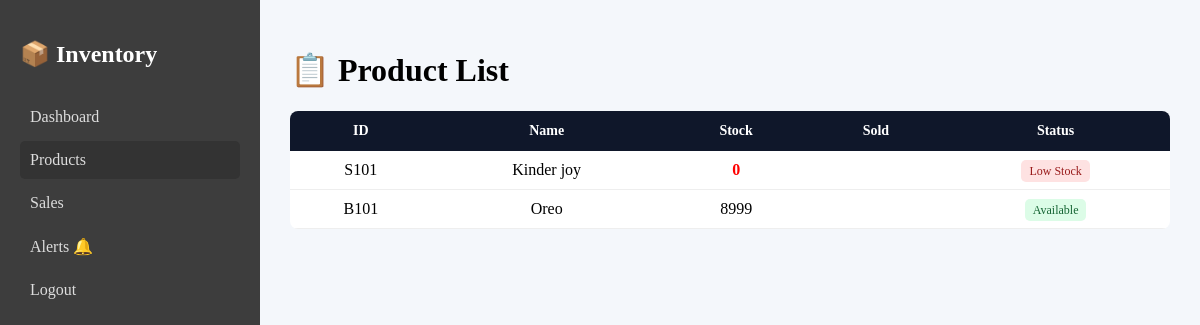
The page /products/ (signed in) on the database as committed earlier.
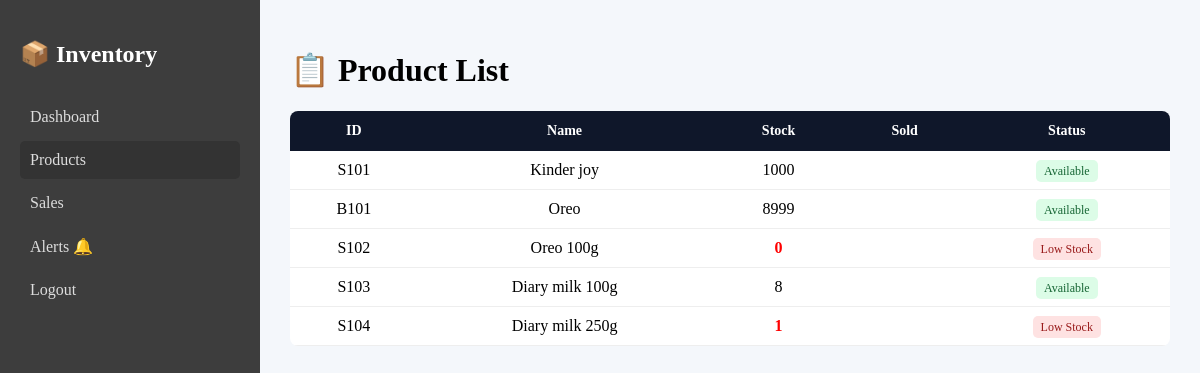
The same page on the database as committed later.
### inventory/models.py (models this page shows, shortened)
class Product(models.Model):
    product_id = models.CharField(max_length=50, unique=True)
    name = models.CharField(max_length=100)
    stock = models.IntegerField(default=0)
    price = models.DecimalField(max_digits=10, decimal_places=2)
    barcode = models.CharField(
        max_length=100,
        unique=True,
        null=True,
        blank=True
    )

### inventory/views.py (the view)
# urls.py: path("products/", views.products, name="products"),
@login_required
def products(request):
    return render(request, "inventory/products.html", {
        "products": Product.objects.all()
    })

### inventory/templates/inventory/products.html (shortened to what this page needs)
{% load static %}
<!DOCTYPE html>
<html>
<head>
    <link rel="stylesheet" href="{% static 'inventory/css/style.css' %}">
</head>
<body>
<div class="layout">
    <div class="sidebar">
        <h2>📦 Inventory</h2>
        <a href="{% url 'dashboard' %}">Dashboard</a>
        <a class="active" href="{% url 'products' %}">Products</a>
        <a href="{% url 'sales' %}">Sales</a>
        <a href="{% url 'alerts' %}">Alerts 🔔</a>
        <a href="{% url 'logout' %}">Logout</a>
    </div>
    <main class="content">
        <h1>📋 Product List</h1>
        <table class="product-table">
            <thead>
                <tr>
                    <th>ID</th>
                    <th>Name</th>
                    <th>Stock</th>
                    <th>Sold</th>
                    <th>Status</th>
                </tr>
            </thead>
            <tbody>
                {% for p in products %}
                <tr>
                    <td>{{ p.product_id }}</td>
                    <td>{{ p.name }}</td>
                    <td class="{% if p.stock < 5 %}low-stock{% endif %}">
                        {{ p.stock }}
                    </td>
                    <td>{{ p.sold_count }}</td>
                    <td>
                        {% if p.stock < 5 %}
                            <span class="status danger">Low Stock</span>
                        {% else %}
                            <span class="status ok">Available</span>
                        {% endif %}
                    </td>
                </tr>
                {% empty %}
                <tr>
                    <td colspan="5">No products found</td>
                </tr>
                {% endfor %}
            </tbody>
        </table>
    </main>
</div>
</body>
</html>

Rows that differ between the two databases and show on the page:
changed Product "Kinder joy": stock "0" → "1000"; stock "Low Stock" → "Available"
added Product: product_id "S102", name "Oreo 100g", stock "0", shows "Low Stock"
added Product: product_id "S103", name "Diary milk 100g", stock "8", shows "Available"
added Product: product_id "S104", name "Diary milk 250g", stock "1", shows "Low Stock"
